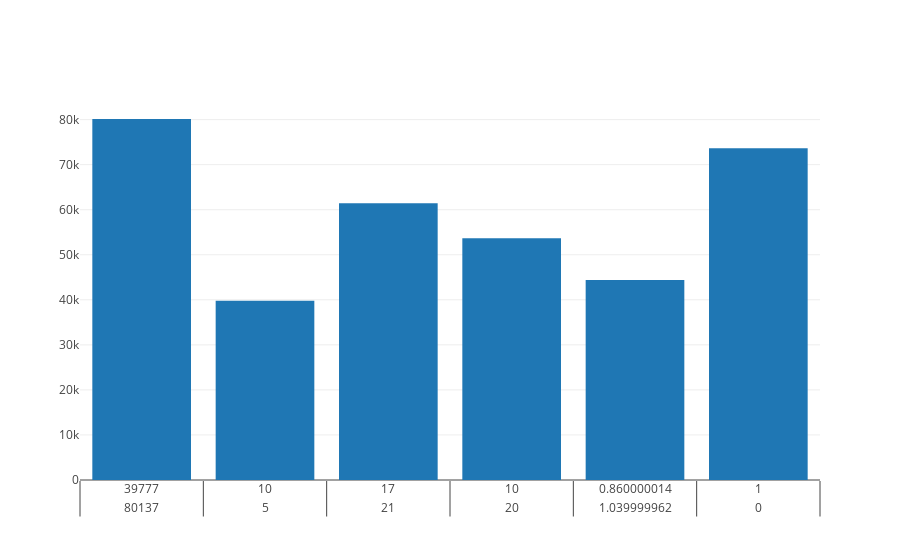

The notebook cell saved with this chart:
### Code cell
import pandas as pd
#plt.hist(X_train['salary'],data=X_train, bins=20)

X_train, X_test, y_train, y_test = train_test_split(df, y, test_size=0.2, random_state=42)

trace = go.Bar(
    x = X_train,
    y = X_train['salary']
)

data = [trace]

iplot(data, filename='basic-line')

### Figure 1 — Plotly figure (JSON) as saved in the notebook; plotly's stock layout.template omitted (floating-point values rounded to 4 significant figures; data arrays with more than 128 entries replaced by an {"elided": "..."} marker saying what was removed)
{"data": [{"type": "bar", "uid": "5d378776-2673-4817-a9f1-e1869a818a6f", "x": {"elided": "411x6 float values"}, "y": {"elided": "411 float values"}}], "layout": {}}
